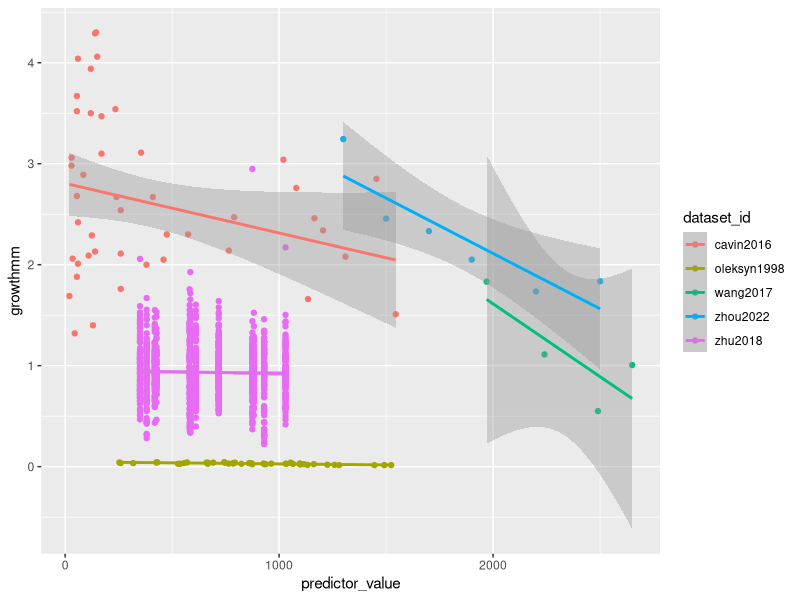

Generate this figure with R:
## Started 28 August 2023 ##
## By Lizzie so far ##

# housekeeping
rm(list=ls()) 
options(stringsAsFactors=FALSE)

# Setting working directory. Add in your own path in an if statement for your file structure
if(length(grep("lizzie", getwd())>0)) { 
  setwd("~/Documents/git/projects/grephon/grephon/analyses/growthxelevationetc")
} else if (length(grep("ailene", getwd()))>0) 
{setwd("boomboom")
}

# packages

# get the data
d <- read.csv("input/classicalrefs_datascraped.csv")

# fix the growth in cm
d$growthmm <- d$growth_value
d$growthmm[which(d$growth_units=="cm/yr-1")] <- d$growth_value[which(d$growth_units=="cm/yr-1")]/10

# subset to elevation-ish
unique(d$predictor_type)
delev <- subset(d, predictor_type!="latitude")

# one study (huang2010) has multiple species
table(d$species, d$dataset_id)

library(ggplot2)
ggplot(delev, aes(x=predictor_value, y=growthmm, color=dataset_id)) +
    geom_point() +
    geom_smooth(method="lm")